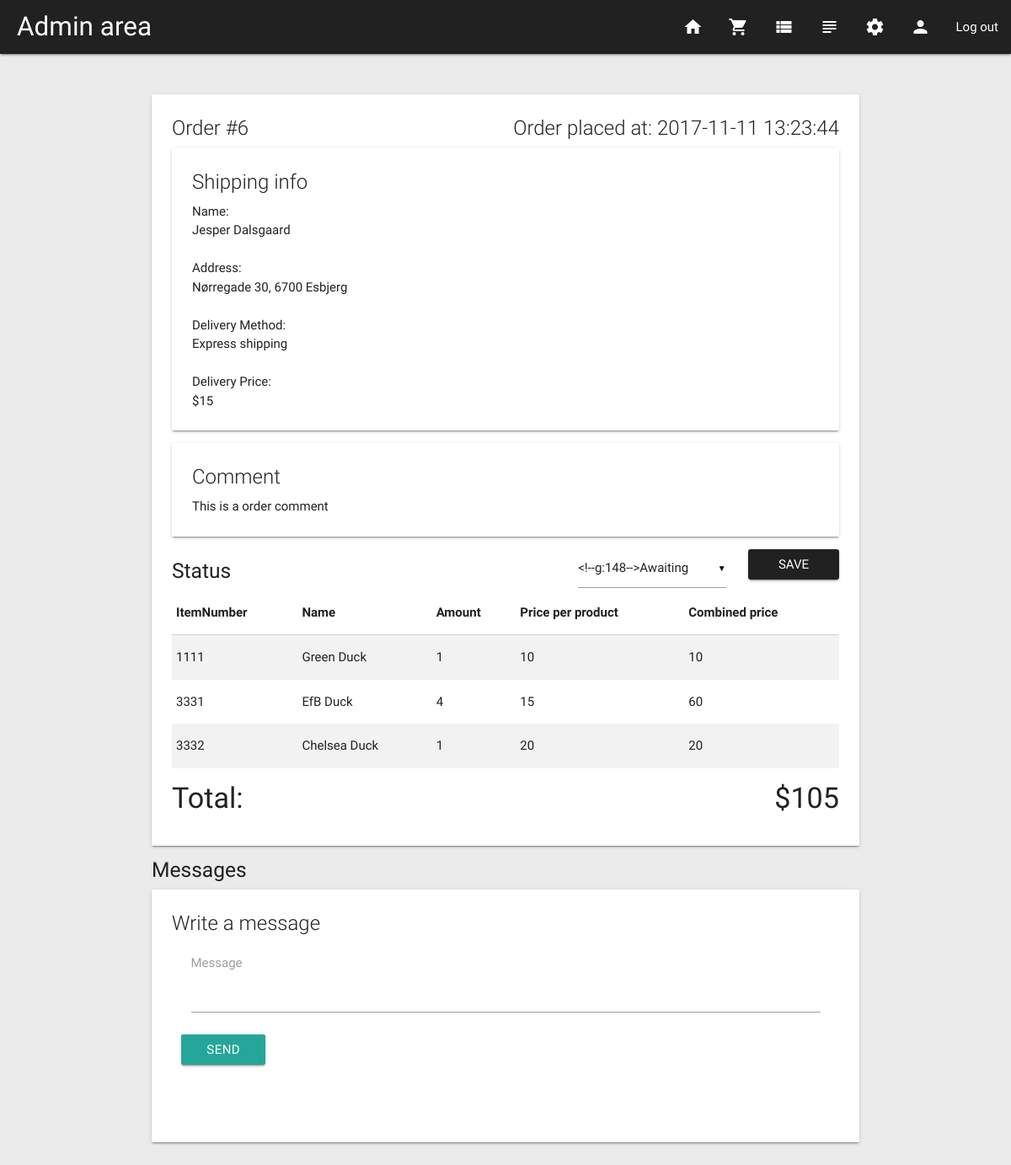
/admin/manage-order.php?order=6 (signed in), run on an earlier commit of the app's database.
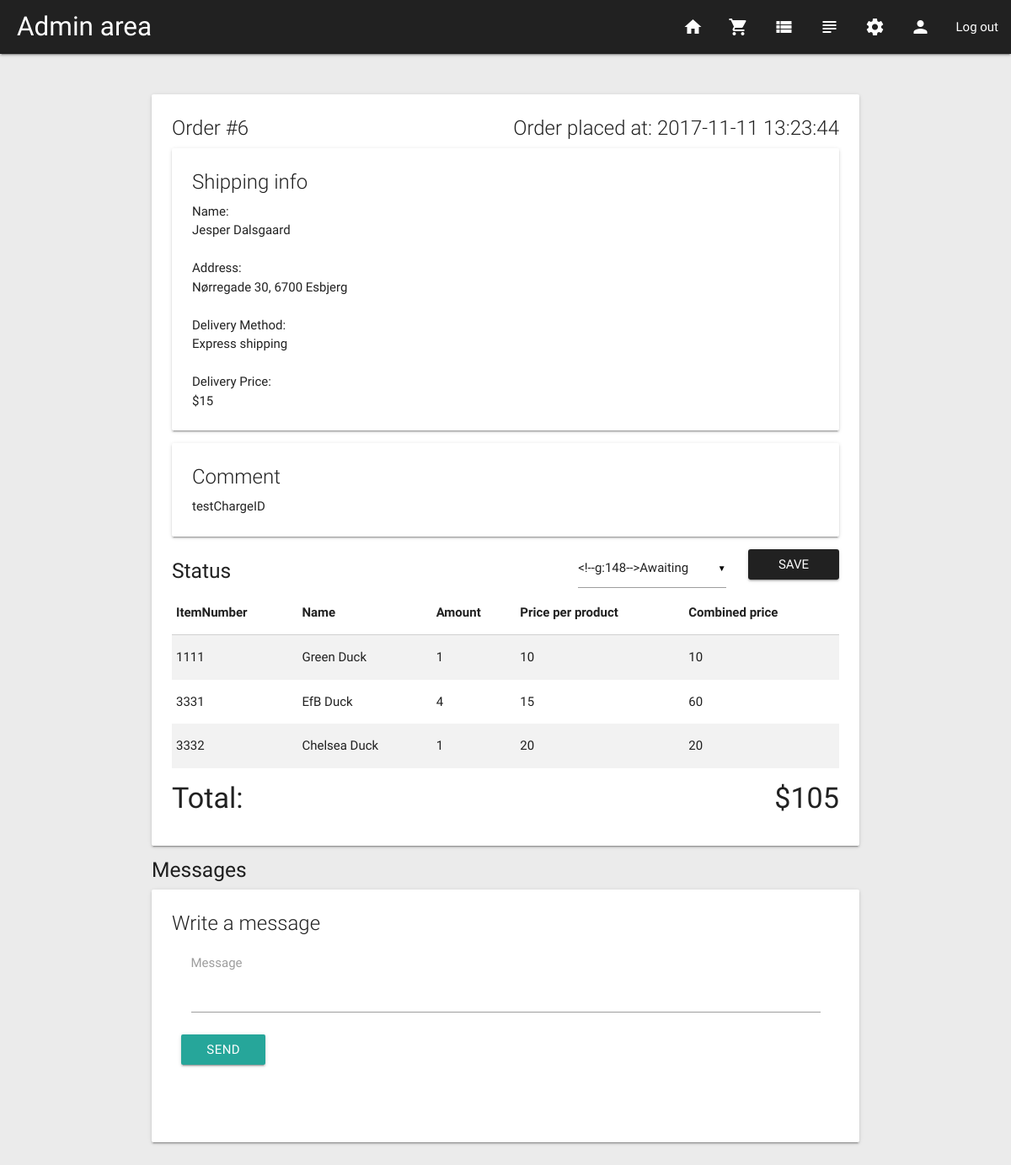
And on a later commit of the database.
### tables this page shows
CREATE TABLE CustomerOrder (
  OrderNumber int AUTO_INCREMENT NOT NULL PRIMARY KEY,
  StripeChargeID varchar(255) NOT NULL,
  Comment varchar(255) NULL,
  OrderDate TIMESTAMP NOT NULL,
  ShippingStreet varchar(255) NOT NULL,
  ShippingHouseNumber varchar(255) NOT NULL,
  ZipCode int(20) NOT NULL,  
  CustomerEmail varchar(255) NOT NULL,  
  DeliveryMethodID int NOT NULL,  
  OrderStatusID int NOT NULL,  
  PromoCode varchar(255) NULL  
);

CREATE TABLE Customer (
  CustomerEmail varchar(255) NOT NULL PRIMARY KEY,
  Password varchar(255) NOT NULL,
  Street varchar(255) NULL,
  HouseNumber varchar(255) NULL,
  Phone int null,
  FirstName varchar(255) NOT NULL,
  LastName varchar(255) NOT NULL,
  ZipCode int(20) NULL  
);

CREATE TABLE ZipCode (
    ZipCode int(20) NOT NULL PRIMARY KEY,
    City varchar(255)
);

CREATE TABLE DeliveryMethod (
  DeliveryMethodID int AUTO_INCREMENT NOT NULL PRIMARY KEY,
  Method varchar(255) NOT NULL,
  MethodDescription varchar(255) NOT NULL,
  DeliveryPrice int NOT NULL
);

### admin/class/Order.php (called while the page is built, shortened)
<?php
class Order {
  function getSum($ordernumber) {
    try {
      $conn = connectToDB();
      $handle = $conn->prepare("SELECT SUM(Product.Price * OrderDetails.Amount) + DeliveryMethod.DeliveryPrice AS totalprice
      FROM OrderDetails INNER JOIN Product ON OrderDetails.ItemNumber = Product.ItemNumber
      INNER JOIN CustomerOrder ON OrderDetails.OrderNumber = CustomerOrder.OrderNumber
      INNER JOIN DeliveryMethod ON CustomerOrder.DeliveryMethodID = DeliveryMethod.DeliveryMethodID
      WHERE OrderDetails.OrderNumber = $ordernumber");
      $handle->execute();
      $result = $handle->fetchAll( \PDO::FETCH_OBJ );
      return $result;
    }
    catch(\PDOException $ex) {
      print($ex->getMessage());
    }
  }
  function getOrder($ordernumber) {
    try {
      $conn = connectToDB();
      $handle = $conn->prepare("SELECT * FROM CustomerOrder
        INNER JOIN Customer ON CustomerOrder.CustomerEmail = Customer.CustomerEmail
        INNER JOIN ZipCode ON CustomerOrder.ZipCode = ZipCode.ZipCode
        INNER JOIN DeliveryMethod ON CustomerOrder.DeliveryMethodID = DeliveryMethod.DeliveryMethodID
        INNER JOIN OrderStatus ON CustomerOrder.OrderStatusID = OrderStatus.OrderStatusID
        WHERE CustomerOrder.OrderNumber = $ordernumber");
      $handle->execute();
      $result = $handle->fetchAll( \PDO::FETCH_OBJ );
      return $result;
    }
    catch(\PDOException $ex) {
      print($ex->getMessage());
    }
  }
  function getMessage($ordernumber) {
    try {
      $conn = connectToDB();
      $handle = $conn->prepare("SELECT * FROM OrderMessage
        WHERE OrderNumber = $ordernumber");
      $handle->execute();
      $result = $handle->fetchAll( \PDO::FETCH_OBJ );
      return $result;
    }
    catch(\PDOException $ex) {
      print($ex->getMessage());
    }
  }
}
?>

### admin/manage-order.php (the view, shortened to what the changed rows need)
<?php
require_once("../admin/includes/header.php");
?>
<?php
$order = new Order();
$orderdetails = $order->getOrder($_GET["order"]);
$price = $order->getSum($_GET["order"]);
?>
<div class="container">
  <div class="row">
    <div class="col s12">
      <div class="card">
        <div class="card-content">
                <?php
                  foreach ($orderdetails as $orderD) {
                    ?><span class="card-title">Order #<?php echo $orderD->OrderNumber; ?> <p class="right">Order placed at: <?php echo $orderD->OrderDate; ?></p></span>
                      <div class="card">
                        <div class="card-content">
                          <span class="card-title">Shipping info</span>
                          <p>Name: <br><?php echo $orderD->FirstName; ?> <?php echo $orderD->LastName; ?></p><br>
                          <p>Address: <br><?php echo $orderD->ShippingStreet . " " . $orderD->ShippingHouseNumber . ", " . $orderD->ZipCode . " " . $orderD->City; ?></p><br>
                          <p>Delivery Method: <br><?php echo $orderD->Method; ?></p><br>
                          <p>Delivery Price: <br>$<?php echo $orderD->DeliveryPrice; ?></p>
                        </div>
                      </div>
                      <div class="card">
                        <div class="card-content">
                          <span class="card-title">Comment</span>
                          <p><?php echo $orderD->Comment; ?></p>
                        </div>
                      </div>
                      <h5 class="left">Status</h5>
                      <form action="manage-order.php?order=<?php echo $_GET["order"]; ?>" method="post">
                        <input class="waves-effect waves-light btn grey darken-4 right new-prod-btn right" type="submit" name="statussubmit" value="Save">
                        <div class="input-field col s12 m3 right">
                        </div>
                      </form>
                    <?php
                  }
                ?>
          <table class="responsive-table striped">
            <thead>
              <tr>
                  <th>ItemNumber</th>
                  <th>Name</th>
                  <th>Amount</th>
                  <th>Price per product</th>
                  <th>Combined price</th>
              </tr>
            </thead>
            <tbody>
            </tbody>
          </table>
          <?php
          foreach ($price as $totalprice) { ?>
          <h4>Total: <p class="right">$<?php echo $totalprice->totalprice; ?></p></h4>
          <?php } ?>
        </div>
      </div>
    </div>
  </div>
</div>
<?php require_once("../admin/includes/footer.php"); ?>

What changed in the data, as far as the page shows it:
changed customerorder "Nørregade": Comment "This is a order comment" → "testChargeID"
